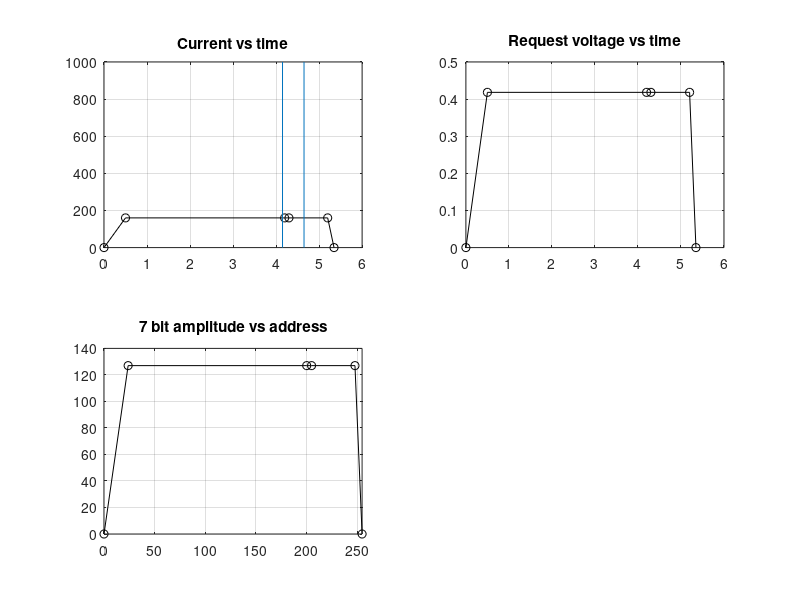

Recreate this plot in MATLAB.
% Programming the Wavetek SG
clear all
close all

RFpulseLength = 0.5;
RFStart = 4.15;
RFEnd = RFStart + RFpulseLength;

Ymax = 127;
Ymin = 0  ;

Xmin = 0  ;
Xmax = 255;

Ical = 382.6; % [A/V]

CurrentProgram = 8;
blockRate = 166e-3;
blockRate = 187e-3;
Tend = 1/blockRate;

switch CurrentProgram
    case 8 
        I = [0,160 ,160 ,160 ,160 ,0   ];
        t = [0,0.5 ,4.2 ,4.3 ,5.2 ,Tend];
    case 9
        I = [0,220 ,220 ,310  ,310  ,0];
        t = [0,0.5 ,4.2 ,4.4  ,5.5  ,6];
    case 10
        I = [0,250 ,250 ,430  ,430  ,0   ];
        t = [0,0.5 ,4.2 ,4.3  ,5.2  ,Tend];
    case 11
        I = [0,220 ,220 ,440  ,440  ,0];
        t = [0,0.5 ,4.2 ,4.4  ,5.5  ,6];
    case 12
        I = [0,250 ,250 ,500  ,500  ,0];
        t = [0,0.5 ,4.2 ,4.4  ,5.5  ,6];
end

% Convert the desired current to voltge request level:
V = I/Ical;

% Convert request voltage and time to bits:
Y = V*(Ymax/max(V));
X = t*(Xmax/max(t));

% Plot data
figure
subplot(2,2,1)
hold on
plot(t,I,'ko-')
line([RFStart,RFStart],[0,1e3])
line([RFEnd,RFEnd],[0,1e3])
box on
title('Current vs time')
grid on

subplot(2,2,2)
plot(t,V,'ko-')
box on
title('Request voltage vs time')
grid on

subplot(2,2,3)
plot(X,Y,'ko-')
title('7 bit amplitude vs address')
xlim([Xmin,Xmax])
grid on

set(gcf,'color','w','Position',[600  60  500  550])
